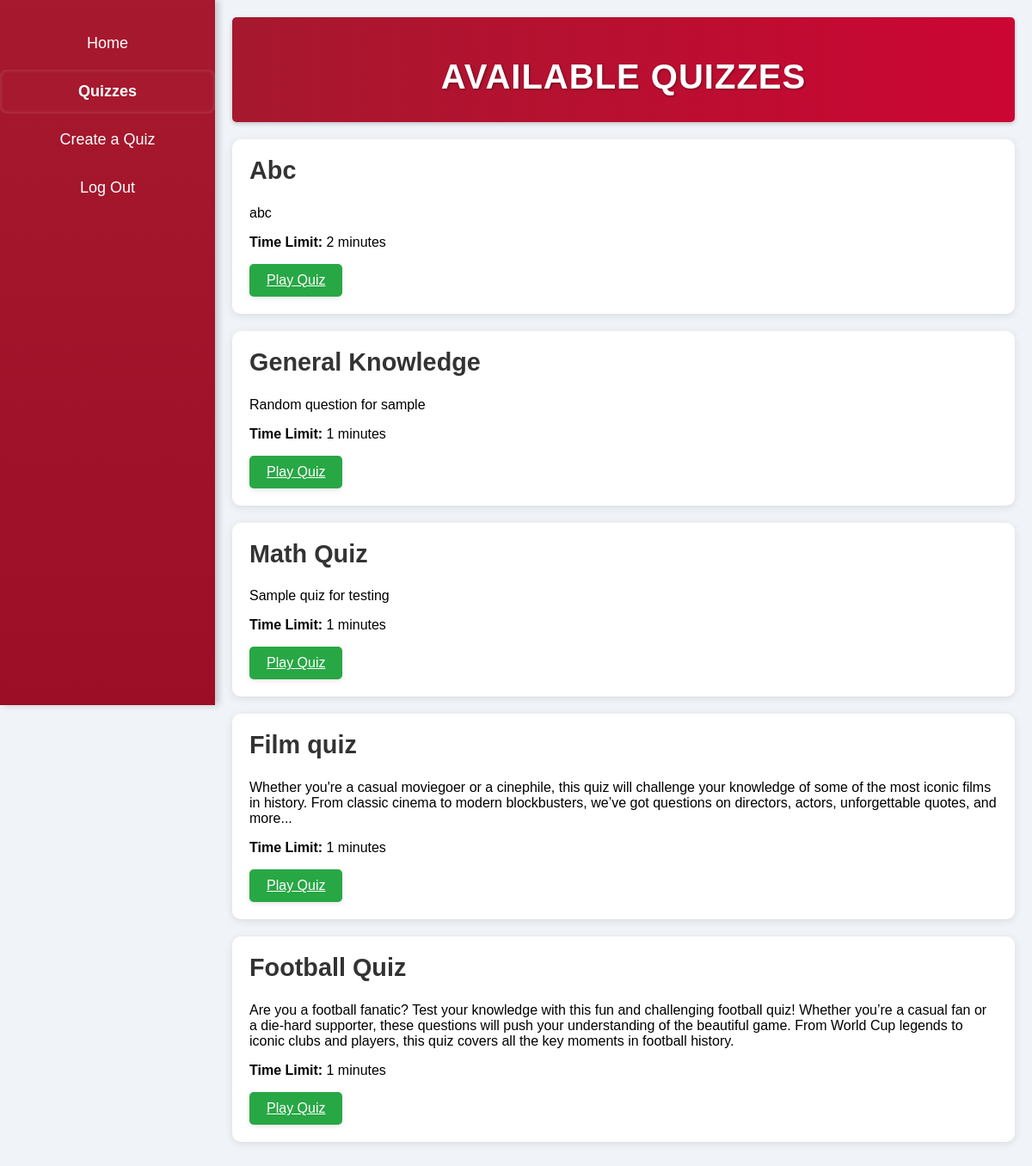
Page /quizzes (signed in) on the committed database.
### create_quiz.py (models this page shows)
class Quiz(db.Model):
    __tablename__ = 'quiz'
    id = db.Column(db.Integer, primary_key=True)
    title = db.Column(db.String(100), nullable=False)
    description = db.Column(db.Text, nullable=False)
    time_limit = db.Column(db.Integer, nullable=False)  # Time limit in minutes
    total_questions = db.Column(db.Integer, nullable=False)

### app.py (the view)
@app.route("/quizzes")
def quizzes():
    quizzes = Quiz.query.all()
    return render_template('quizzes.html', quizzes=quizzes)

### templates/quizzes.html (shortened to what this page needs)
<!DOCTYPE html>
<html lang="en">
<head>
    <link rel="stylesheet" href="{{ url_for('static', filename='main.css') }}">
</head>
<body>
    <div class="sidebar">
        <a href="/" title="">Home</a>
        <a class="active" href="/quizzes" title="">Quizzes</a>
        {% if 'user_id' in session %}
            <a href="/create_quiz" title="">Create a Quiz</a>
            <a href="/logout" title="">Log Out</a>
        {% else %}
            <a href="/login" title="">Login</a>
            <a href="/signup" title="">Create an Account</a>
        {% endif %}
    </div>
<div class="main-content">
    <header>
        <h1>Available Quizzes</h1>
    </header>
    <div class="container">
        <div class="quiz-list">
            {% for quiz in quizzes %}
            <div class="quiz-item">
                <h2 class="quiz-title">{{ quiz.title }}</h2>
                <p class="quiz-description">{{ quiz.description }}</p>
                <p class="quiz-time-limit"><strong>Time Limit:</strong> {{ quiz.time_limit }} minutes</p>
                <a href="{{ url_for('play_quiz', quiz_id=quiz.id) }}" class="btn">Play Quiz</a>
            </div>
            {% endfor %}
        </div>
    </div>
</div>
</body>
</html>

### static/main.css (style rules this page uses)
body { font-family: 'Arial', sans-serif; margin: 0; padding: 0; display: flex; min-height: 100vh; background-color: #f0f4f8; }
.sidebar { height: 100vh; width: 250px; background: linear-gradient(180deg, #A6192E 0%, #9B0E26 100%); padding-top: 20px; position: fixed; box-shadow: 4px 0 8px rgba(0, 0, 0, 0.2); transition: width 0.3s; text-align: center; }
h1 { font-size: 2.5rem; font-weight: bold; text-transform: uppercase; letter-spacing: 1px; margin-bottom: 10px; text-shadow: 1px 1px 3px rgba(0, 0, 0, 0.4); }
.quiz-title { font-size: 1.8rem; font-weight: 600; margin-top: 0; color: #333; }
.sidebar a { padding: 15px 20px; text-decoration: none; font-size: 18px; color: white; display: block; margin: 5px 0; border-radius: 8px; transition: background-color 0.3s, transform 0.2s, box-shadow 0.3s; }
.active { background-color: #A6192E; font-weight: bold; box-shadow: inset 0 0 5px rgba(255, 255, 255, 0.2); }
.main-content { margin-left: 250px; padding: 20px; flex-grow: 1; animation: fadeIn 0.5s; }
header { display: flex; justify-content: center; align-items: center; background: linear-gradient(to right, #A6192E, #CC0633); color: #fff; padding: 20px 0; border-radius: 5px; margin-bottom: 20px; box-shadow: 0 2px 5px rgba(0, 0, 0, 0.2); width: 100%; }
.quiz-item { background-color: #fff; padding: 20px; border-radius: 10px; box-shadow: 0 2px 10px rgba(0, 0, 0, 0.1); margin-bottom: 20px; transition: transform 0.3s, box-shadow 0.3s; }
.btn { display: inline-block; background-color: #28A745; color: white; padding: 10px 20px; border: none; border-radius: 5px; font-size: 16px; text-align: center; transition: background-color 0.3s, transform 0.2s; box-shadow: 0 2px 5px rgba(0, 0, 0, 0.1); }

### rows in the picture
Quiz: title "Abc", description "abc", time_limit "2"
Quiz: title "General Knowledge", description "Random question for sample", time_limit "1"
Quiz: title "Math Quiz", description "Sample quiz for testing", time_limit "1"
Quiz: title "Film quiz", description "Whether you're a casual moviegoer or a cinephile, this quiz will challenge your knowledge of some of the most iconic films in history. From classic cinema to modern blockbusters, we’ve got questions on directors, actors, unforgettable quotes, and more...", time_limit "1"
Quiz: title "Football Quiz", description "Are you a football fanatic? Test your knowledge with this fun and challenging football quiz! Whether you’re a casual fan or a die-hard supporter, these questions will push your understanding of the beautiful game. From World Cup legends to iconic clubs and players, this quiz covers all the key moments in football history.", time_limit "1"
